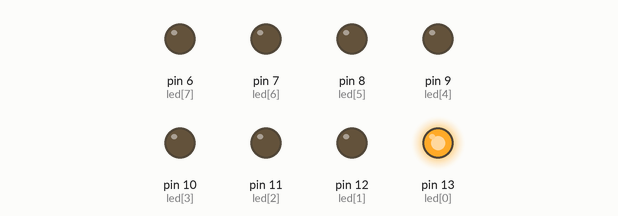
This sketch was run on a simulated Arduino Uno, built with avr-gcc and run on an emulated ATmega328P. Parts: output pins drawn as LEDs (lit = HIGH).

Above: at 0.12 s.
At 0.62 s:
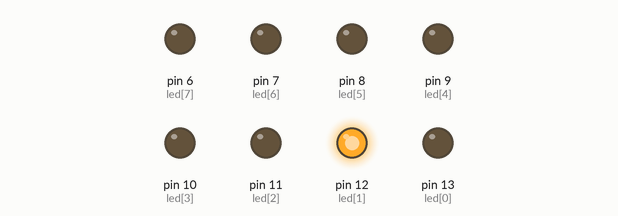
At 1.12 s:
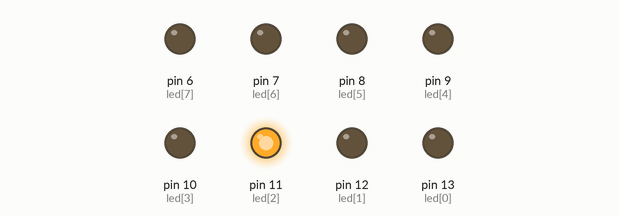
At 2.62 s:
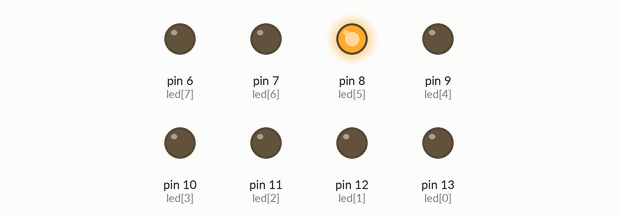
At 3.62 s:
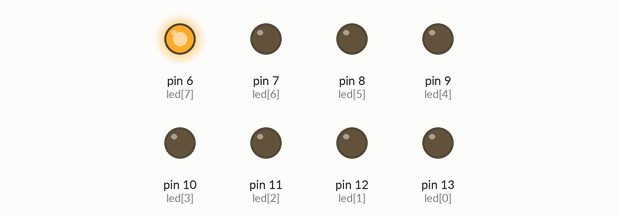
At 4.87 s:
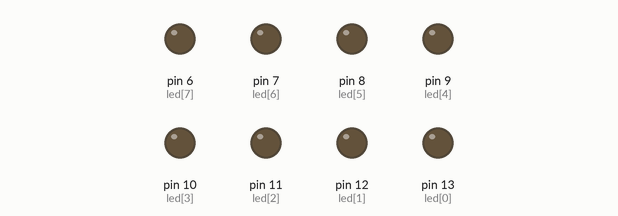
Timing chart, 0 to 5.2 s (numbered marks = the images above):
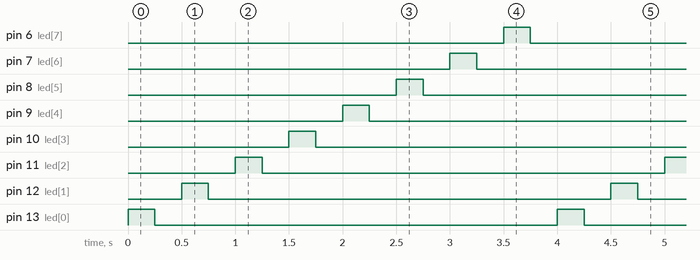

The sketch:

2.ino
```cpp
int led[8] = {13, 12, 11, 10, 9, 8, 7, 6};


void setup()
{
    // put your setup code here, to run once:
    for(int i = 0; i < 8; i++)
    {
      pinMode(led[i], OUTPUT);
    }


}

void loop()
{

    // put your main code here, to run repeatedly:
    for(int i = 0; i < 8; i++)
    {
      digitalWrite(led[i], HIGH);
      delay(250);
      digitalWrite(led[i], LOW);
      delay(250);
    }
}
```

Measured:
- by itself, pin 6 (led[7]), pin 7 (led[6]), pin 8 (led[5]), pin 9 (led[4]), pin 10 (led[3]), pin 11 (led[2]), pin 12 (led[1]), pin 13 (led[0]): alternates HIGH for 0.25 s and LOW for 3.8 s
- by itself, everything shown: repeats every 4.0 s, in 16 steps
